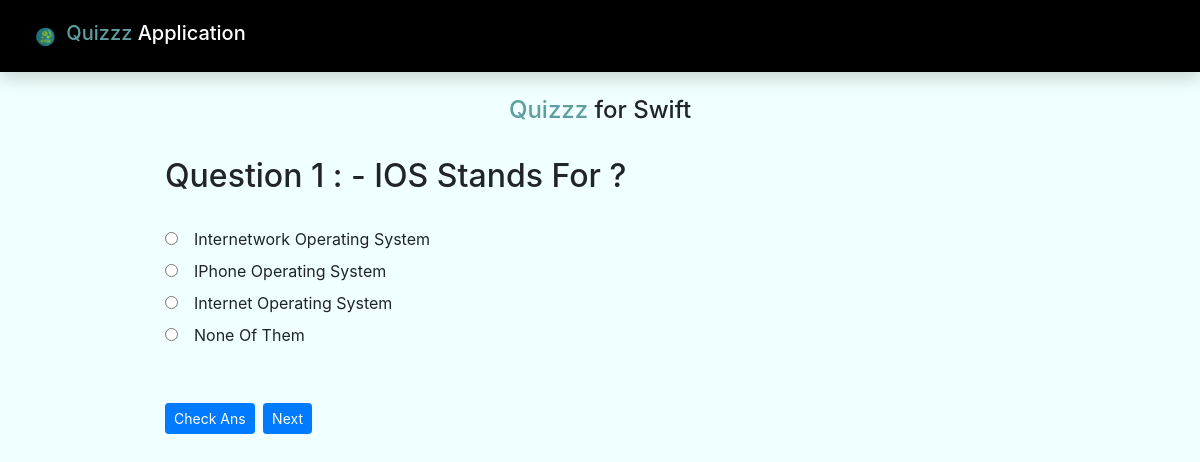
Page /quiz/4 on the committed database.
### App/models.py (models this page shows, shortened)
class Question(models.Model):
    course = models.ForeignKey(Course, on_delete=models.CASCADE)
    question = models.CharField(max_length=300)
    option_1 = models.CharField(max_length=100)
    option_2 = models.CharField(max_length=100)
    option_3 = models.CharField(max_length=100)
    option_4 = models.CharField(max_length=100)
    answer = models.CharField(max_length=100)

class Course(models.Model):
    course_name = models.CharField(max_length=100)
    description = models.TextField(max_length=600, blank=True)
    def __str__(self):
        return self.course_name

### App/views.py (the view)
# urls.py: path('quiz/<id>', quiz, name='quiz'),
def quiz(request, id):
    ques = Question.objects.filter(course=id)
    pagination = Paginator(ques, 1)
    page_number = request.GET.get('page')
    questions = Paginator.get_page(pagination, page_number)
    context = {
        'Course': ques,
        'questions': questions
    }
    return render(request, 'quiz.html', context)

### templates/quiz.html (shortened to what this page needs)
{% extends 'base.html' %}
{% block content %}
<div class="container w-75">
        {% for q in questions %}
                <br><h4 class="text-center"><span style="color: cadetblue" >Quizzz</span> for {{q.course}}</h4><br>
                    <h2> Question {{ questions.number }} : - {{q.question}}</h2><br>
                <form>
                    <div class="radio">
                        <label><input type="radio" id="option1"  class="rb mr-3" name="name" value="{{q.option_1}}">{{q.option_1}}</label>
                    </div>
                    <div class="radio">
                        <label><input type="radio" id="option2"  class="rb mr-3" name="name" value="{{q.option_2}}">{{q.option_2}}</label>
                    </div>
                    <div class="radio">
                        <label><input type="radio" id="option3"  class="rb mr-3" name="name" value="{{q.option_3}}">{{q.option_3}}</label>
                    </div>
                    <div class="radio">
                        <label><input type="radio" id="option4"  class="rb mr-3" name="name" value="{{q.option_4}}">{{q.option_4}}</label>
                    </div>
                </form>
        {% endfor %}
     <div>
       <b><label id="user_answer"></label></b><br>
     </div>
     <div  class="row row-cols-1 row-cols-sm-2 row-cols-md-3">
         <div class="col mb-4">
             <br>
             <input  class="btn btn-primary btn-sm" type="submit" value="Check Ans" id="save_ans" onclick="getAnswer();">
            {% if questions.has_next %}
                <a href="?page={{ questions.next_page_number }}"><button class="btn btn-primary btn-sm ml-1" id="submitAnswer">Next</button> </a>
            {% else %}
             <a href="{% url 'result' %}"><button class="btn btn-primary btn-sm ml-1"
                                                                        id="submitQuiz">End Quiz</button> </a>
            {% endif %}
         </div>
     </div>
</div>
{% endblock %}

### rows in the picture
Question: course "Swift", number "1", question "IOS Stands For ?", option_1 "Internetwork Operating System", option_2 "IPhone Operating System", option_3 "Internet Operating System", option_4 "None Of Them"
